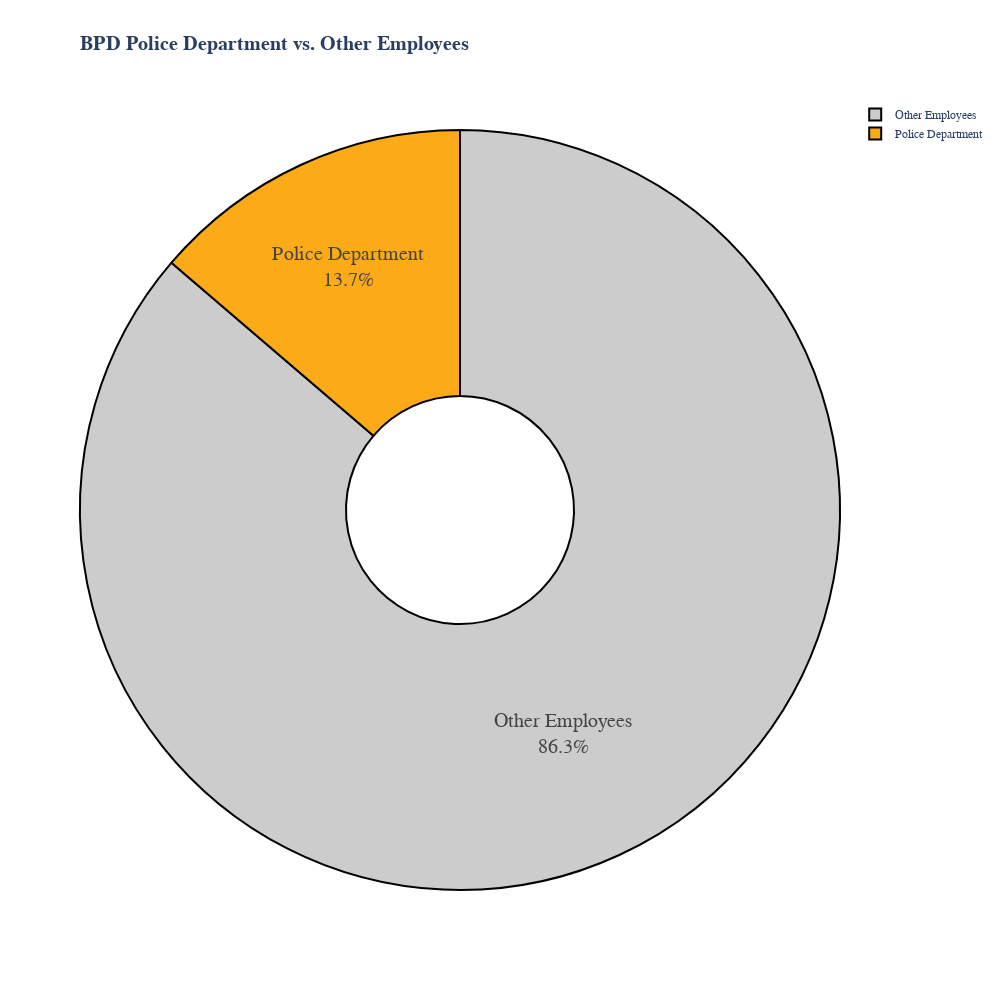

Write notebook code for a chart like this one.
### Code cell
# Did the same thing above but in plotly

import plotly.graph_objects as go

labels = ["Police Department","Other Employees"]
values = [count_officers  + bpd, all_of_other]
colors = ["#FCAA17","#CCCCCC"]

fig = go.Figure(data=[go.Pie(labels=labels, values=values, hole=.3)])
fig.update_traces(hoverinfo='label+percent', textinfo='value', textfont_size=20,

marker=dict(colors=colors, line=dict(color='#000000', width=2)))

fig.update_layout(
    title_text="BPD Police Department vs. Other Employees",
    font_family="GT America"
    # Add annotations in the center of the donut pies.
    )

# change the title font size to 20
fig.update_layout(
    title = go.layout.Title(
        text = "<b>BPD Police Department vs. Other Employees<b>",
        xref = "paper",
        x = 0,
        font_family = "GT America",
        font_size = 20
    )
)

# ADD PERCENTAGES TO THE PIE CHART
fig.update_traces(textposition='inside', textinfo='percent+label')

# change the fig size to 10x10
fig.update_layout(
    autosize=False,
    width=1000,
    height=1000,
)

fig.show()

### Figure 1 — Plotly figure (JSON) as saved in the notebook; plotly's stock layout.template omitted (floating-point values rounded to 4 significant figures)
{"data": [{"hole": 0.3, "hoverinfo": "label+percent", "labels": ["Police Department", "Other Employees"], "marker": {"colors": ["#FCAA17", "#CCCCCC"], "line": {"color": "#000000", "width": 2}}, "textfont": {"size": 20}, "textinfo": "percent+label", "textposition": "inside", "type": "pie", "values": [3094, 19452]}], "layout": {"autosize": false, "font": {"family": "GT America"}, "height": 1000, "title": {"font": {"family": "GT America", "size": 20}, "text": "<b>BPD Police Department vs. Other Employees<b>", "x": 0, "xref": "paper"}, "width": 1000}}
